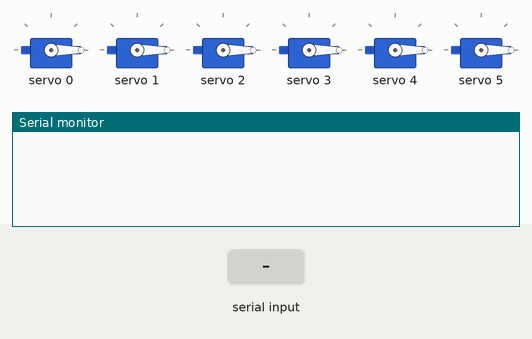
The sketch below on a simulated Arduino Uno, built with avr-gcc and run on an emulated ATmega328P. Shown: 6 × servo, the last lines printed to the serial monitor. The inputs (shaded band) are chosen by the test bench.

Above: at 1.2 s.
1.3 s: "90,45\n" received over Serial
At 2.5 s:
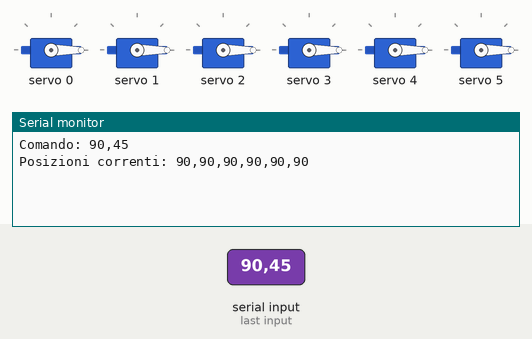
2.8 s: "5\n" received over Serial
At 3.7 s:
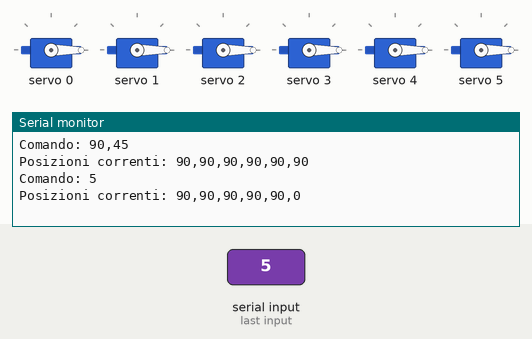

The sketch:

LinoRoboArm.ino
```cpp
#include "LinoRoboArm.h"


/* ================================================================================================================================= */


uint16_t maxPos[6]  = {360, 360, 360, 360, 360, 360};
uint16_t minPos[6]  = {  0,   0,   0,   0,   0,   0};
uint16_t initPos[6] = { 90,  90,  90,  90,  90,  90};
LinoRoboArm arm = LinoRoboArm(minPos, maxPos);


String inputString  = "";
bool stringComplete = false;


/* ================================================================================================================================= */


/**
 *  @brief Parse input from string to specified servo position.
 *  @param command Command string.
 *  @return True if input valid, False if invalid.
 */
void parseInput(String command, int parsed[2]) {
    parsed[0] = -1;
    int servoID = command[0] - 48;
    if(servoID >= 0 && servoID <= arm.GetJoints()) {
        int newPos = command.substring(1,4).toInt();
        parsed[0] = servoID;
        parsed[1] = newPos;
    }
}


/* ================================================================================================================================= */


void serialEvent() {
    while(Serial.available()) {
        char inChar = (char)Serial.read();
        inputString += inChar;
        if(inChar == '\n') stringComplete = true;
    }
}


void setup() {
    Serial.begin(115200);
    arm.SetServos(initPos);
}


void loop() {
    if(stringComplete) {
        Serial.print("Comando: ");
        Serial.print(inputString);

        int parsedInput[2];
        parseInput(inputString, parsedInput);
        if(parsedInput[0] > -1)
            arm.SetServo(parsedInput[0], parsedInput[1]);

        Serial.print("Posizioni correnti: ");
        Serial.println(arm.PrintPositions());

        inputString = "";
        stringComplete = false;
    }
}
```

LinoRoboArm.h
```cpp
#pragma once
#include <Adafruit_PWMServoDriver.h>
#include "Servo.h"


constexpr uint16_t MAX_PWM = 512;      // Max PWM value
constexpr uint8_t JOINTS =  6;         // Number of joints in the arm


/* ================================================================================================================================= */


class LinoRoboArm {
    private:
        Servo servos[JOINTS];
        Adafruit_PWMServoDriver pwm;

    public:
        LinoRoboArm(uint16_t mins[], uint16_t maxs[]);
        uint16_t GetJoints();
        void SetServo(uint8_t ServoID, uint16_t val);
        void SetServos(uint16_t val[]);
        void moveServo(uint8_t ServoID, uint16_t val);
        bool parseInput(String command);
        String PrintPositions();
};


/* ================================================================================================================================= */


/**
 * @brief LinoRoboArm constructor, initialize "Adafruit_PWMServoDriver" library
 * @param mins Minimums degrees of the servors.
 * @param maxs Maximums degrees of the servors.
 * @return null
 */
LinoRoboArm::LinoRoboArm(uint16_t mins[], uint16_t maxs[]) {
    for(uint8_t i = 0; i < JOINTS; i++)
        servos[i] = Servo(mins[i], maxs[i]);
    pwm.begin();
    pwm.setOscillatorFrequency(27000000);
    pwm.setPWMFreq(50);
}


/* ================================================================================================================================= */


/**
 * @brief Get number of Joints in the Arm.
 * @return Number of Joints.
 */
uint16_t LinoRoboArm::GetJoints() {
    return JOINTS;
}


/**
 * @brief Actuate single servo with the new position.
 * @param servoID ID of the servo to configure.
 * @param val New degree values.
 * @return null
 */
void LinoRoboArm::SetServo(uint8_t ServoID, uint16_t val) {
    servos[ServoID].SetServo(val);
    moveServo(ServoID, val);
}


/**
 * @brief Actuate all the servo with the new position.
 * @param val Array of the new degree values.
 * @return null
 */
void LinoRoboArm::SetServos(uint16_t val[]) {
    for(uint8_t i = 0; i < JOINTS; i++)
        SetServo(i, val[i]);
}


/* ================================================================================================================================= */


/**
 * @brief Actuate the servo with the new position.
 * @param val Array of the new degree values.
 * @return null
 */
void LinoRoboArm::moveServo(uint8_t ServoID, uint16_t val) {
    uint16_t PWMval = map(val, 0, MAX_PWM, servos[ServoID].GetMin(), servos[ServoID].GetMax());
    pwm.setPWM(ServoID, 0, PWMval);
}


/* ================================================================================================================================= */


/**
 *  @brief Print on screen, using Serial.print, the current value of the postions of the servos.
 *  @return String with the postions, separated with a comma.
 */
String LinoRoboArm::PrintPositions() {
    String aux = "";
    for (uint8_t i = 0; i < JOINTS - 1; i++) {
        aux += servos[i].GetServo();
        aux += ",";
    }
    aux += servos[5].GetServo();
    return aux;
}
```

Servo.h
```cpp
#pragma once


/* ================================================================================================================================= */


class Servo {
    private:
        uint16_t currentPosition;                           // Current position in Degree
        uint16_t minimumPosition;                           // Minimum position in Degree
        uint16_t maximumPosition;                           // Maximum position in Degree

    public:
        Servo();
        Servo(uint16_t min, uint16_t max);
        Servo(uint16_t min, uint16_t max, uint16_t cur);
        void SetMinMax(uint16_t min, uint16_t max);
        void SetServo(uint16_t val);
        uint16_t GetServo();
        uint16_t GetMin();
        uint16_t GetMax();
        uint16_t CheckValid(uint16_t val);
};


/* ================================================================================================================================= */


/**
 * @brief Servo constructor.
 * @return null
 */
Servo::Servo() {}


/**
 * @brief Servo constructor, set minimum and maximum limit.
 * @param min Minimum limit.
 * @param max Maximum limit.
 * @return null
 */
Servo::Servo(uint16_t min, uint16_t max) {
    minimumPosition = min;
    maximumPosition = max;
}


/**
 * @brief Servo constructor, set minimum and maximum limit.
 * @param min Minimum limit.
 * @param max Maximum limit.
 * @param cur Current position.
 * @return null
 */
Servo::Servo(uint16_t min, uint16_t max, uint16_t cur) {
    minimumPosition = min;
    maximumPosition = max;
    currentPosition = CheckValid(cur);
}


/* ================================================================================================================================= */


/**
 * @brief Set Minimum and Maximum limits.
 * @param min Minimum limit (degree).
 * @param max Maximum limit (degree).
 */
void Servo::SetMinMax(uint16_t min, uint16_t max) {
    minimumPosition = min;
    maximumPosition = max;
}


/**
 * @brief Set Servo position.
 * @param val New position value.
 * @return null
 */
void Servo::SetServo(uint16_t val) {
    currentPosition = CheckValid(val);
}


/* ================================================================================================================================= */


/**
 * @brief Get Servo position.
 * @return Current position.
 */
uint16_t Servo::GetServo() {
    return currentPosition;
}


uint16_t Servo::GetMin() {
    return minimumPosition;
}


uint16_t Servo::GetMax() {
    return maximumPosition;
}


/* ================================================================================================================================= */


/**
 * @brief Check if the value is valid, if not it will sostitute with limit.
 * @param val Position value.
 * @return null
 */
uint16_t Servo::CheckValid(uint16_t val) {
    if(val < minimumPosition) val = minimumPosition;
    if(val > maximumPosition) val = maximumPosition;
    return val;
}
```

Measured:
- after the input at 1.3 s, the serial monitor: prints a new line at once (image 1)
- after the input at 2.8 s, the serial monitor: prints a new line at once (image 2)
